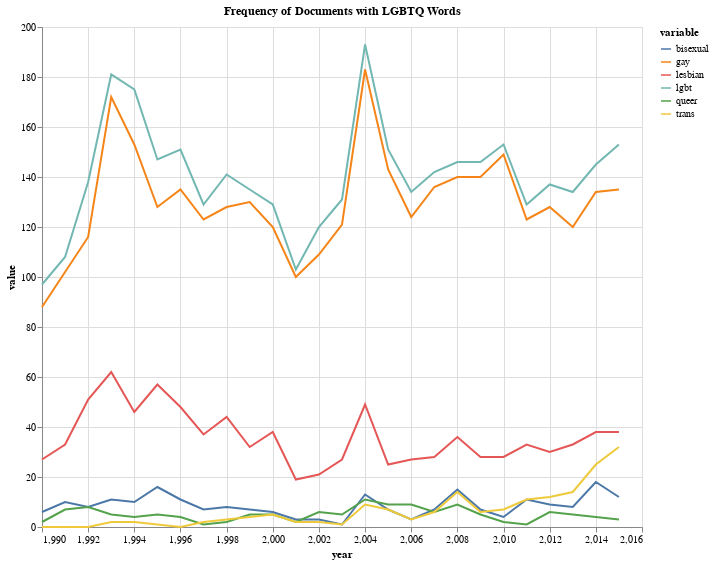

The notebook cell saved with this chart:
### Code cell
source = freq_graph

base = alt.Chart(source).properties(width=550)

line = base.mark_line().encode(
    x='year',
    y='value',
    color='variable'
).properties(title= {"text":["Frequency of Documents with LGBTQ Words"], "fontSize" : 12},
                      height = 500, width = 600)

line

### Figure 1 — Vega-Lite specification as saved in the notebook (floating-point values rounded to 4 significant figures; data arrays with more than 128 entries replaced by an {"elided": "..."} marker saying what was removed)
{"config": {"view": {"continuousWidth": 400, "continuousHeight": 300}}, "data": {"name": "data-b4fefc3b903dcb745f6d33cbed73e827"}, "mark": "line", "encoding": {"color": {"type": "nominal", "field": "variable"}, "x": {"type": "quantitative", "field": "year"}, "y": {"type": "quantitative", "field": "value"}}, "height": 500, "title": {"text": ["Frequency of Documents with LGBTQ Words"], "fontSize": 12}, "width": 600, "$schema": "https://vega.github.io/schema/vega-lite/v4.0.2.json", "datasets": {"data-b4fefc3b903dcb745f6d33cbed73e827": {"elided": "156 records"}}}
